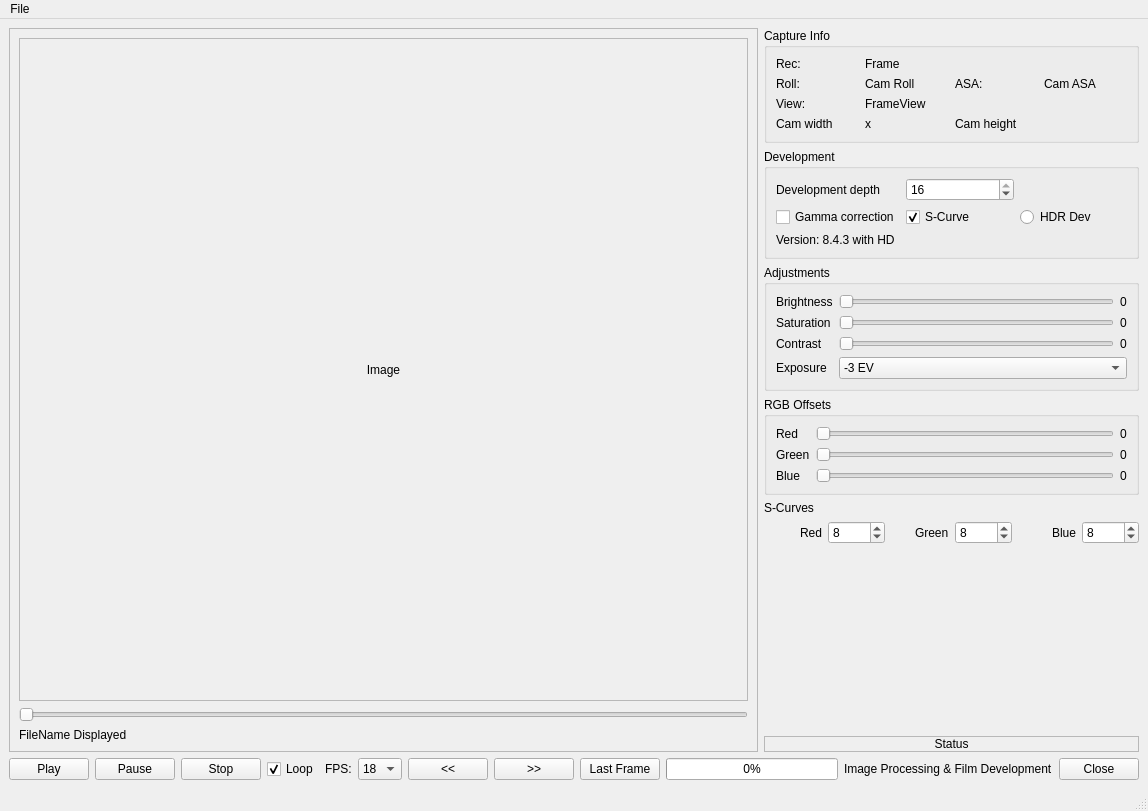
<?xml version="1.0" encoding="UTF-8"?>
<ui version="4.0">
 <class>Processing</class>
 <widget class="QMainWindow" name="Processing">
  <property name="geometry">
   <rect>
    <x>0</x>
    <y>0</y>
    <width>1148</width>
    <height>759</height>
   </rect>
  </property>
  <property name="windowTitle">
   <string>Image Processing &amp; Film Development</string>
  </property>
  <widget class="QWidget" name="centralwidget">
   <layout class="QVBoxLayout" name="rootLayout">
    <item>
     <layout class="QHBoxLayout" name="mainRow" stretch="2,1">
      <item>
       <widget class="QScrollArea" name="imageScrollArea">
        <property name="widgetResizable">
         <bool>true</bool>
        </property>
        <widget class="QWidget" name="imageScrollAreaWidget">
         <property name="geometry">
          <rect>
           <x>0</x>
           <y>0</y>
           <width>743</width>
           <height>633</height>
          </rect>
         </property>
         <layout class="QVBoxLayout" name="imageAreaLayout">
          <item>
           <widget class="QLabel" name="Label_showimage">
            <property name="sizePolicy">
             <sizepolicy hsizetype="Expanding" vsizetype="Expanding">
              <horstretch>0</horstretch>
              <verstretch>0</verstretch>
             </sizepolicy>
            </property>
            <property name="minimumSize">
             <size>
              <width>320</width>
              <height>240</height>
             </size>
            </property>
            <property name="frameShape">
             <enum>QFrame::Shape::StyledPanel</enum>
            </property>
            <property name="text">
             <string>Image</string>
            </property>
            <property name="scaledContents">
             <bool>false</bool>
            </property>
            <property name="alignment">
             <set>Qt::AlignmentFlag::AlignCenter</set>
            </property>
           </widget>
          </item>
          <item>
           <widget class="QSlider" name="horizontalSlider_3">
            <property name="minimum">
             <number>0</number>
            </property>
            <property name="maximum">
             <number>4000</number>
            </property>
            <property name="value">
             <number>0</number>
            </property>
            <property name="tracking">
             <bool>false</bool>
            </property>
            <property name="orientation">
             <enum>Qt::Orientation::Horizontal</enum>
            </property>
           </widget>
          </item>
          <item>
           <widget class="QLabel" name="FilenameDisplayed_Label">
            <property name="text">
             <string>FileName Displayed</string>
            </property>
            <property name="textInteractionFlags">
             <set>Qt::TextInteractionFlag::TextSelectableByMouse</set>
            </property>
           </widget>
          </item>
         </layout>
        </widget>
       </widget>
      </item>
      <item>
       <layout class="QVBoxLayout" name="controlsColumn">
        <item>
         <widget class="QGroupBox" name="infoGroup">
          <property name="title">
           <string>Capture Info</string>
          </property>
          <layout class="QGridLayout" name="infoGrid">
           <item row="0" column="0">
            <widget class="QLabel" name="label_12">
             <property name="text">
              <string>Rec:</string>
             </property>
            </widget>
           </item>
           <item row="0" column="1">
            <widget class="QLabel" name="label">
             <property name="text">
              <string>Frame</string>
             </property>
            </widget>
           </item>
           <item row="1" column="0">
            <widget class="QLabel" name="label_10">
             <property name="text">
              <string>Roll:</string>
             </property>
            </widget>
           </item>
           <item row="1" column="1">
            <widget class="QLabel" name="label_6">
             <property name="text">
              <string>Cam Roll</string>
             </property>
            </widget>
           </item>
           <item row="1" column="2">
            <widget class="QLabel" name="label_5">
             <property name="text">
              <string>ASA:</string>
             </property>
            </widget>
           </item>
           <item row="1" column="3">
            <widget class="QLabel" name="label_7">
             <property name="text">
              <string>Cam ASA</string>
             </property>
            </widget>
           </item>
           <item row="2" column="0">
            <widget class="QLabel" name="label_FrameView_2">
             <property name="text">
              <string>View:</string>
             </property>
            </widget>
           </item>
           <item row="2" column="1">
            <widget class="QLabel" name="label_FrameView">
             <property name="text">
              <string>FrameView</string>
             </property>
            </widget>
           </item>
           <item row="3" column="0">
            <widget class="QLabel" name="label_8">
             <property name="text">
              <string>Cam width</string>
             </property>
            </widget>
           </item>
           <item row="3" column="1">
            <widget class="QLabel" name="label_3">
             <property name="text">
              <string>x</string>
             </property>
            </widget>
           </item>
           <item row="3" column="2">
            <widget class="QLabel" name="label_9">
             <property name="text">
              <string>Cam height</string>
             </property>
            </widget>
           </item>
          </layout>
         </widget>
        </item>
        <item>
         <widget class="QGroupBox" name="devGroup">
          <property name="title">
           <string>Development</string>
          </property>
          <layout class="QGridLayout" name="devGrid">
           <item row="0" column="0">
            <widget class="QLabel" name="label_2">
             <property name="text">
              <string>Development depth</string>
             </property>
            </widget>
           </item>
           <item row="0" column="1">
            <widget class="QSpinBox" name="bitDepth">
             <property name="minimum">
              <number>8</number>
             </property>
             <property name="maximum">
              <number>16</number>
             </property>
             <property name="singleStep">
              <number>8</number>
             </property>
             <property name="value">
              <number>16</number>
             </property>
            </widget>
           </item>
           <item row="1" column="0">
            <widget class="QCheckBox" name="GammaCorrectionBox">
             <property name="text">
              <string>Gamma correction</string>
             </property>
            </widget>
           </item>
           <item row="1" column="1">
            <widget class="QCheckBox" name="SCurveBox">
             <property name="text">
              <string>S-Curve</string>
             </property>
             <property name="checked">
              <bool>true</bool>
             </property>
            </widget>
           </item>
           <item row="1" column="2">
            <widget class="QRadioButton" name="HDR_Develop">
             <property name="text">
              <string>HDR Dev</string>
             </property>
            </widget>
           </item>
           <item row="2" column="0" colspan="3">
            <widget class="QLabel" name="label_11">
             <property name="text">
              <string>Version: 8.4.3 with HD</string>
             </property>
            </widget>
           </item>
          </layout>
         </widget>
        </item>
        <item>
         <widget class="QGroupBox" name="groupBox">
          <property name="title">
           <string>Adjustments</string>
          </property>
          <layout class="QGridLayout" name="gridLayout">
           <item row="0" column="0">
            <widget class="QLabel" name="label_4">
             <property name="text">
              <string>Brightness</string>
             </property>
            </widget>
           </item>
           <item row="0" column="1">
            <widget class="QSlider" name="Brightness_slider">
             <property name="minimum">
              <number>-255</number>
             </property>
             <property name="maximum">
              <number>255</number>
             </property>
             <property name="value">
              <number>-255</number>
             </property>
             <property name="orientation">
              <enum>Qt::Orientation::Horizontal</enum>
             </property>
            </widget>
           </item>
           <item row="0" column="2">
            <widget class="QLabel" name="label_22">
             <property name="text">
              <string>0</string>
             </property>
            </widget>
           </item>
           <item row="1" column="0">
            <widget class="QLabel" name="label_21">
             <property name="text">
              <string>Saturation</string>
             </property>
            </widget>
           </item>
           <item row="1" column="1">
            <widget class="QSlider" name="Saturation_slider">
             <property name="minimum">
              <number>0</number>
             </property>
             <property name="maximum">
              <number>400</number>
             </property>
             <property name="singleStep">
              <number>1</number>
             </property>
             <property name="orientation">
              <enum>Qt::Orientation::Horizontal</enum>
             </property>
            </widget>
           </item>
           <item row="1" column="2">
            <widget class="QLabel" name="label_23">
             <property name="text">
              <string>0</string>
             </property>
            </widget>
           </item>
           <item row="2" column="0">
            <widget class="QLabel" name="label_24">
             <property name="text">
              <string>Contrast</string>
             </property>
            </widget>
           </item>
           <item row="2" column="1">
            <widget class="QSlider" name="Contrast_slider">
             <property name="maximum">
              <number>400</number>
             </property>
             <property name="orientation">
              <enum>Qt::Orientation::Horizontal</enum>
             </property>
            </widget>
           </item>
           <item row="2" column="2">
            <widget class="QLabel" name="label_25">
             <property name="text">
              <string>0</string>
             </property>
            </widget>
           </item>
	   <item row="3" column="0">
  		<widget class="QLabel" name="label_Exposure">
    		 <property name="text">
      		  <string>Exposure</string>
    		 </property>
  		</widget>
	   </item>
	   <item row="3" column="1" colspan="2">
            <widget class="QComboBox" name="ExposureCombo">
           <item>
            <property name="text">
             <string>-3 EV</string>
            </property>
           </item>
           <item>
            <property name="text">
             <string>-2 EV</string>
            </property>
           </item>
           <item>
            <property name="text">
             <string>-1 EV</string>
            </property>
           </item>
           <item>
            <property name="text">
             <string>0 EV</string>
            </property>
           </item>
           <item>
            <property name="text">
             <string>+1 EV</string>
            </property>
           </item>
           <item>
            <property name="text">
             <string>+2 EV</string>
            </property>
           </item>
           <item>
            <property name="text">
             <string>+3 EV</string>
            </property>
           </item>
          </widget>
         </item>
          </layout>
         </widget>
        </item>
        <item>
         <widget class="QGroupBox" name="rgbGroup">
          <property name="title">
           <string>RGB Offsets</string>
          </property>
          <layout class="QGridLayout" name="rgbGrid">
           <item row="2" column="2">
            <widget class="QLabel" name="label_20">
             <property name="text">
              <string>0</string>
             </property>
            </widget>
           </item>
           <item row="0" column="2">
            <widget class="QLabel" name="label_18">
             <property name="text">
              <string>0</string>
             </property>
            </widget>
           </item>
           <item row="0" column="0">
            <widget class="QLabel" name="label_15">
             <property name="text">
              <string>Red</string>
             </property>
            </widget>
           </item>
           <item row="0" column="1">
            <widget class="QSlider" name="Red_Slider">
             <property name="minimum">
              <number>0</number>
             </property>
             <property name="maximum">
              <number>255</number>
             </property>
             <property name="orientation">
              <enum>Qt::Orientation::Horizontal</enum>
             </property>
            </widget>
           </item>
           <item row="1" column="2">
            <widget class="QLabel" name="label_19">
             <property name="text">
              <string>0</string>
             </property>
            </widget>
           </item>
           <item row="1" column="1">
            <widget class="QSlider" name="Green_Slider">
             <property name="minimum">
              <number>0</number>
             </property>
             <property name="maximum">
              <number>255</number>
             </property>
             <property name="orientation">
              <enum>Qt::Orientation::Horizontal</enum>
             </property>
            </widget>
           </item>
           <item row="2" column="1">
            <widget class="QSlider" name="Blue_Slider">
             <property name="minimum">
              <number>0</number>
             </property>
             <property name="maximum">
              <number>255</number>
             </property>
             <property name="orientation">
              <enum>Qt::Orientation::Horizontal</enum>
             </property>
            </widget>
           </item>
           <item row="2" column="0">
            <widget class="QLabel" name="label_16">
             <property name="text">
              <string>Blue</string>
             </property>
            </widget>
           </item>
           <item row="1" column="0">
            <widget class="QLabel" name="label_17">
             <property name="text">
              <string>Green</string>
             </property>
            </widget>
           </item>
          </layout>
         </widget>
        </item>
        <item>
         <layout class="QGridLayout" name="curvesGrid">
          <item row="0" column="0">
           <widget class="QLabel" name="label_26">
            <property name="text">
             <string>S-Curves</string>
            </property>
           </widget>
          </item>
          <item row="1" column="2" alignment="Qt::AlignmentFlag::AlignRight">
           <widget class="QLabel" name="label_27">
            <property name="text">
             <string>Green</string>
            </property>
           </widget>
          </item>
          <item row="1" column="3">
           <widget class="QSpinBox" name="spinBox_GreenCurve">
            <property name="maximum">
             <number>32</number>
            </property>
            <property name="value">
             <number>8</number>
            </property>
           </widget>
          </item>
          <item row="1" column="5">
           <widget class="QSpinBox" name="spinBox_BlueCurve">
            <property name="maximum">
             <number>32</number>
            </property>
            <property name="value">
             <number>8</number>
            </property>
           </widget>
          </item>
          <item row="1" column="1">
           <widget class="QSpinBox" name="spinBox_RedCurve">
            <property name="maximum">
             <number>32</number>
            </property>
            <property name="value">
             <number>8</number>
            </property>
           </widget>
          </item>
          <item row="1" column="4" alignment="Qt::AlignmentFlag::AlignRight">
           <widget class="QLabel" name="label_28">
            <property name="text">
             <string>Blue</string>
            </property>
           </widget>
          </item>
          <item row="1" column="0" alignment="Qt::AlignmentFlag::AlignRight">
           <widget class="QLabel" name="label_14">
            <property name="text">
             <string>Red</string>
            </property>
           </widget>
          </item>
         </layout>
        </item>
        
	<item>
   	 <widget class="SCurvePreviewLUT" name="sCurvePreview">
    	  <property name="minimumSize">
           <size>
      	    <width>300</width>
            <height>180</height>
           </size>
          </property>
          <property name="sizePolicy">
           <sizepolicy hsizetype="Expanding" vsizetype="Expanding">
            <horstretch>0</horstretch>
            <verstretch>0</verstretch>
           </sizepolicy>
          </property>
         </widget>
        </item>

	<item>
         <widget class="QLabel" name="StatusUpdate">
          <property name="sizePolicy">
           <sizepolicy hsizetype="Expanding" vsizetype="Preferred">
            <horstretch>0</horstretch>
            <verstretch>0</verstretch>
           </sizepolicy>
          </property>
          <property name="frameShape">
           <enum>QFrame::Shape::StyledPanel</enum>
          </property>
          <property name="text">
           <string>Status</string>
          </property>
          <property name="alignment">
           <set>Qt::AlignmentFlag::AlignCenter</set>
          </property>
          <property name="wordWrap">
           <bool>true</bool>
          </property>
         </widget>
        </item>
       </layout>
      </item>
     </layout>
    </item>
    <item>
     <layout class="QHBoxLayout" name="frameSliderRow"/>
    </item>
    <item>
     <layout class="QHBoxLayout" name="bottomBar">
      <!-- NEW: Playback controls -->
      <item>
       <layout class="QHBoxLayout" name="playbackControls">
        <item>
         <widget class="QPushButton" name="playButton">
          <property name="text">
           <string>Play</string>
          </property>
         </widget>
        </item>
        <item>
         <widget class="QPushButton" name="pauseButton">
          <property name="text">
           <string>Pause</string>
          </property>
         </widget>
        </item>
        <item>
         <widget class="QPushButton" name="stopButton">
          <property name="text">
           <string>Stop</string>
          </property>
         </widget>
        </item>
        <item>
         <widget class="QCheckBox" name="loopCheck">
          <property name="text">
           <string>Loop</string>
          </property>
          <property name="checked">
           <bool>true</bool>
          </property>
         </widget>
        </item>
        <item>
         <widget class="QLabel" name="fpsLabel">
          <property name="text">
           <string>FPS:</string>
          </property>
         </widget>
        </item>
        <item>
         <widget class="QComboBox" name="fpsCombo">
          <item>
           <property name="text">
            <string>18</string>
           </property>
          </item>
          <item>
           <property name="text">
            <string>24</string>
           </property>
          </item>
         </widget>
        </item>
       </layout>
      </item>

      <!-- Existing nav buttons -->
      <item>
       <layout class="QHBoxLayout" name="navButtons">
        <item>
         <widget class="QPushButton" name="Back_Button">
          <property name="text">
           <string>&lt;&lt;</string>
          </property>
         </widget>
        </item>
        <item>
         <widget class="QPushButton" name="ForwardButton">
          <property name="text">
           <string>&gt;&gt;</string>
          </property>
         </widget>
        </item>
        <item>
         <widget class="QPushButton" name="LastButton">
          <property name="text">
           <string>Last Frame</string>
          </property>
         </widget>
        </item>
       </layout>
      </item>

      <item>
       <widget class="QProgressBar" name="progressBar">
        <property name="maximum">
         <number>3800</number>
        </property>
        <property name="value">
         <number>21</number>
        </property>
       </widget>
      </item>
      <item>
       <widget class="QLabel" name="TitleLabel">
        <property name="text">
         <string>Image Processing &amp; Film Development</string>
        </property>
       </widget>
      </item>
      <item>
       <widget class="QPushButton" name="pushButton_4">
        <property name="text">
         <string>Close</string>
        </property>
       </widget>
      </item>
     </layout>
    </item>
   </layout>
  </widget>
  <widget class="QMenuBar" name="menuBar">
   <property name="geometry">
    <rect>
     <x>0</x>
     <y>0</y>
     <width>1148</width>
     <height>26</height>
    </rect>
   </property>
   <widget class="QMenu" name="menuFile">
    <property name="title">
     <string>File</string>
    </property>
    <addaction name="actionOpen_WorkDirectory"/>
    <addaction name="actionOpen_Film_Roll"/>
    <addaction name="actionSelect_Development_Template"/>
    <addaction name="separator"/>
    <addaction name="actionDevelop_Film"/>
    <addaction name="separator"/>
    <addaction name="actionExit"/>
   </widget>
   <addaction name="menuFile"/>
  </widget>
  <widget class="QStatusBar" name="statusBar"/>
  <action name="actionOpen_WorkDirectory">
   <property name="text">
    <string>Open WorkDirectory</string>
   </property>
  </action>
  <action name="actionOpen_Film_Roll">
   <property name="text">
    <string>Open Film Roll</string>
   </property>
  </action>
  <action name="actionDevelop_Film">
   <property name="text">
    <string>Develop Film</string>
   </property>
  </action>
  <action name="actionSelect_Development_Template">
   <property name="text">
    <string>Select Development Template</string>
   </property>
  </action>
  <action name="actionExit">
   <property name="text">
    <string>Exit</string>
   </property>
  </action>
 </widget>
 <layoutdefault spacing="6" margin="9"/>
 <resources/>
 <connections>
  <connection>
   <sender>playButton</sender>
   <signal>clicked()</signal>
   <receiver>Processing</receiver>
   <slot>on_playButton_clicked()</slot>
  </connection>
  <connection>
   <sender>pauseButton</sender>
   <signal>clicked()</signal>
   <receiver>Processing</receiver>
   <slot>on_pauseButton_clicked()</slot>
  </connection>
  <connection>
   <sender>stopButton</sender>
   <signal>clicked()</signal>
   <receiver>Processing</receiver>
   <slot>on_stopButton_clicked()</slot>
  </connection>
  <connection>
   <sender>pushButton_4</sender>
   <signal>clicked()</signal>
   <receiver>Processing</receiver>
   <slot>close()</slot>
   <hints>
    <hint type="sourcelabel">
     <x>20</x>
     <y>20</y>
    </hint>
    <hint type="destinationlabel">
     <x>20</x>
     <y>20</y>
    </hint>
   </hints>
  </connection>
  <connection>
   <sender>Red_Slider</sender>
   <signal>valueChanged(int)</signal>
   <receiver>label_18</receiver>
   <slot>setNum(int)</slot>
   <hints>
    <hint type="sourcelabel">
     <x>20</x>
     <y>20</y>
    </hint>
    <hint type="destinationlabel">
     <x>20</x>
     <y>20</y>
    </hint>
   </hints>
  </connection>
  <connection>
   <sender>Blue_Slider</sender>
   <signal>valueChanged(int)</signal>
   <receiver>label_19</receiver>
   <slot>setNum(int)</slot>
   <hints>
    <hint type="sourcelabel">
     <x>20</x>
     <y>20</y>
    </hint>
    <hint type="destinationlabel">
     <x>20</x>
     <y>20</y>
    </hint>
   </hints>
  </connection>
  <connection>
   <sender>Green_Slider</sender>
   <signal>valueChanged(int)</signal>
   <receiver>label_20</receiver>
   <slot>setNum(int)</slot>
   <hints>
    <hint type="sourcelabel">
     <x>20</x>
     <y>20</y>
    </hint>
    <hint type="destinationlabel">
     <x>20</x>
     <y>20</y>
    </hint>
   </hints>
  </connection>
  <connection>
   <sender>Brightness_slider</sender>
   <signal>valueChanged(int)</signal>
   <receiver>label_22</receiver>
   <slot>setNum(int)</slot>
   <hints>
    <hint type="sourcelabel">
     <x>20</x>
     <y>20</y>
    </hint>
    <hint type="destinationlabel">
     <x>20</x>
     <y>20</y>
    </hint>
   </hints>
  </connection>
  <connection>
   <sender>Saturation_slider</sender>
   <signal>valueChanged(int)</signal>
   <receiver>label_23</receiver>
   <slot>setNum(int)</slot>
   <hints>
    <hint type="sourcelabel">
     <x>20</x>
     <y>20</y>
    </hint>
    <hint type="destinationlabel">
     <x>20</x>
     <y>20</y>
    </hint>
   </hints>
  </connection>
  <connection>
   <sender>Contrast_slider</sender>
   <signal>valueChanged(int)</signal>
   <receiver>label_25</receiver>
   <slot>setNum(int)</slot>
   <hints>
    <hint type="sourcelabel">
     <x>20</x>
     <y>20</y>
    </hint>
    <hint type="destinationlabel">
     <x>20</x>
     <y>20</y>
    </hint>
   </hints>
  </connection>
  <connection>
   <sender>actionExit</sender>
   <signal>triggered()</signal>
   <receiver>Processing</receiver>
   <slot>close()</slot>
   <hints>
    <hint type="sourcelabel">
     <x>-1</x>
     <y>-1</y>
    </hint>
    <hint type="destinationlabel">
     <x>20</x>
     <y>20</y>
    </hint>
   </hints>
  </connection>
  <connection>
   <sender>actionOpen_WorkDirectory</sender>
   <signal>triggered()</signal>
   <receiver>Processing</receiver>
   <slot>on_SelectDir_Button_clicked()</slot>
   <hints>
    <hint type="sourcelabel">
     <x>-1</x>
     <y>-1</y>
    </hint>
    <hint type="destinationlabel">
     <x>20</x>
     <y>20</y>
    </hint>
   </hints>
  </connection>
  <connection>
   <sender>actionOpen_Film_Roll</sender>
   <signal>triggered()</signal>
   <receiver>Processing</receiver>
   <slot>on_Settings_Button_clicked()</slot>
   <hints>
    <hint type="sourcelabel">
     <x>-1</x>
     <y>-1</y>
    </hint>
    <hint type="destinationlabel">
     <x>20</x>
     <y>20</y>
    </hint>
   </hints>
  </connection>
  <connection>
   <sender>actionDevelop_Film</sender>
   <signal>triggered()</signal>
   <receiver>Processing</receiver>
   <slot>on_DevelopFilm_Button_clicked()</slot>
   <hints>
    <hint type="sourcelabel">
     <x>-1</x>
     <y>-1</y>
    </hint>
    <hint type="destinationlabel">
     <x>20</x>
     <y>20</y>
    </hint>
   </hints>
  </connection>
 </connections>
 <slots>
  <slot>on_SelectDir_Button_clicked()</slot>
  <slot>on_Settings_Button_clicked()</slot>
  <slot>on_DevelopFilm_Button_clicked()</slot>
  <slot>on_playButton_clicked()</slot>
  <slot>on_pauseButton_clicked()</slot>
  <slot>on_stopButton_clicked()</slot>
 </slots>
<customwidgets>
    <!-- existing custom widgets ... -->

    <customwidget>
      <class>SCurvePreviewLUT</class>
      <extends>QWidget</extends>
      <header>scurvepreviewlut.h</header>
      <container>0</container>
    </customwidget>
</customwidgets>
</ui>
